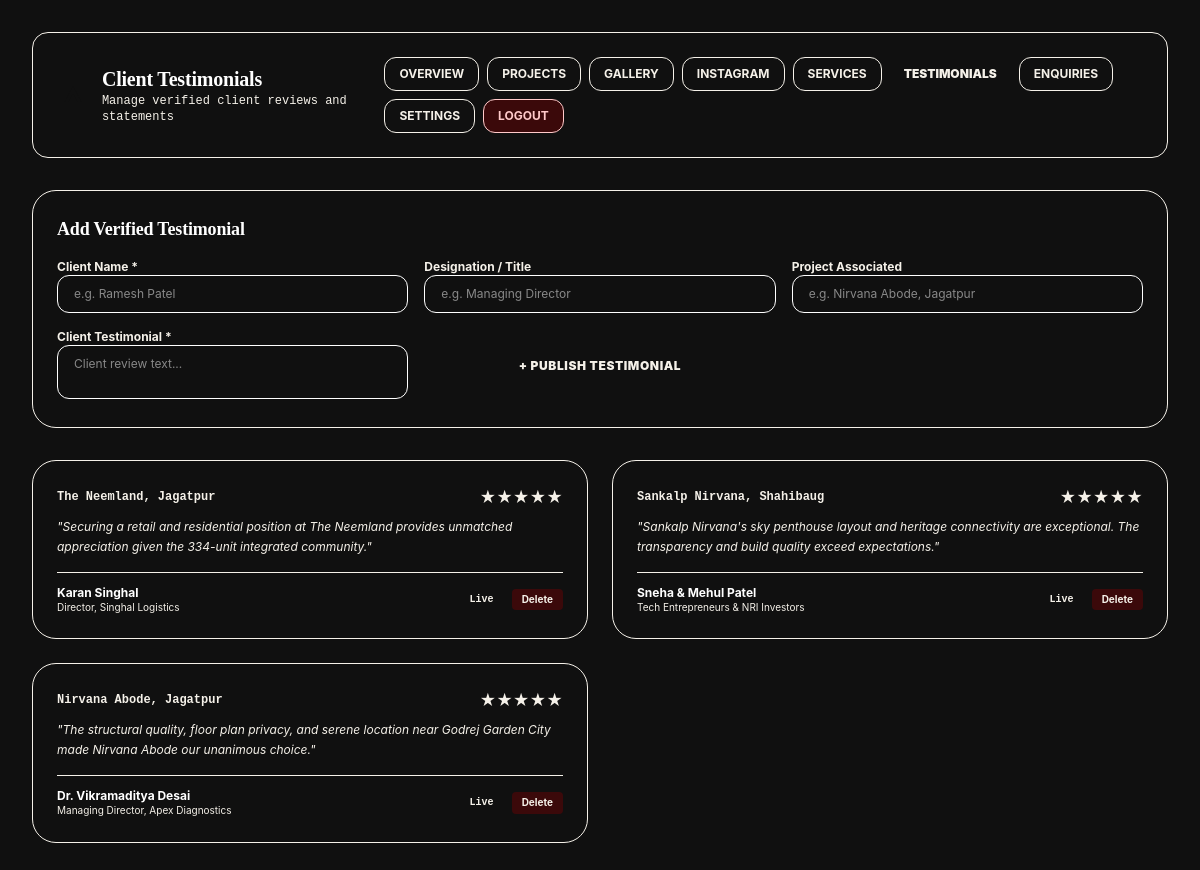
Page /admin/testimonials.php (signed in) on the committed database.
### tables this page shows
CREATE TABLE `testimonials` (
  `id` int(11) NOT NULL AUTO_INCREMENT,
  `client_name` varchar(100) NOT NULL,
  `designation` varchar(150) NOT NULL,
  `project_name` varchar(150) NOT NULL,
  `comment` text NOT NULL,
  `rating` tinyint(1) NOT NULL DEFAULT 5,
  `is_published` tinyint(1) NOT NULL DEFAULT 1,
  `created_at` datetime NOT NULL DEFAULT CURRENT_TIMESTAMP,
  PRIMARY KEY (`id`)
);

### admin/testimonials.php (the view, shortened to what this page needs)
<?php
$pdo = getDBConnection();
$testimonials = $pdo->query("SELECT * FROM testimonials ORDER BY id DESC")->fetchAll();
?>
<!DOCTYPE html>
<html lang="en">
<head>
  <link rel="stylesheet" href="<?= BASE_URL ?>/assets/css/style.css">
</head>
<body class="bg-[#101010] text-[#F5F1E9] min-h-screen p-4 sm:p-8">
  <div class="max-w-7xl mx-auto space-y-8">
    <div class="p-6 rounded-2xl bg-[#191919] border border-[#C6A46A]/30 flex flex-col md:flex-row items-center justify-between gap-4">
      <div class="flex items-center gap-3">
        <div class="w-10 h-10 rounded-xl bg-[#C6A46A] text-[#101010] flex items-center justify-center font-bold">
          <svg viewBox="0 0 100 100" class="w-6 h-6" fill="none" xmlns="http://www.w3.org/2000/svg">
            <path d="M50 12 L84 78 H68 L50 42 L32 78 H16 L50 12 Z" fill="#101010" />
          </svg>
        </div>
        <div>
          <h1 class="text-xl font-serif font-bold text-white">Client Testimonials</h1>
          <p class="text-xs text-[#A5A5A5] font-mono">Manage verified client reviews and statements</p>
        </div>
      </div>
      <div class="flex flex-wrap items-center gap-2">
        <a href="index.php" class="px-3.5 py-2 rounded-xl bg-[#101010] text-[#D9BD87] border border-[#C6A46A]/30 text-xs font-bold uppercase">Overview</a>
        <a href="projects.php" class="px-3.5 py-2 rounded-xl bg-[#101010] text-[#D9BD87] border border-[#C6A46A]/30 text-xs font-bold uppercase">Projects</a>
        <a href="gallery.php" class="px-3.5 py-2 rounded-xl bg-[#101010] text-[#D9BD87] border border-[#C6A46A]/30 text-xs font-bold uppercase">Gallery</a>
        <a href="instagram.php" class="px-3.5 py-2 rounded-xl bg-[#101010] text-[#D9BD87] border border-[#C6A46A]/30 text-xs font-bold uppercase">Instagram</a>
        <a href="services.php" class="px-3.5 py-2 rounded-xl bg-[#101010] text-[#D9BD87] border border-[#C6A46A]/30 text-xs font-bold uppercase">Services</a>
        <a href="testimonials.php" class="px-3.5 py-2 rounded-xl bg-[#C6A46A] text-[#101010] font-black text-xs uppercase">Testimonials</a>
        <a href="enquiries.php" class="px-3.5 py-2 rounded-xl bg-[#101010] text-[#D9BD87] border border-[#C6A46A]/30 text-xs font-bold uppercase">Enquiries</a>
        <a href="settings.php" class="px-3.5 py-2 rounded-xl bg-[#101010] text-[#D9BD87] border border-[#C6A46A]/30 text-xs font-bold uppercase">Settings</a>
        <a href="logout.php" class="px-3.5 py-2 rounded-xl bg-red-950/80 text-red-200 border border-red-500/40 text-xs font-bold uppercase">Logout</a>
      </div>
    </div>
    <div class="p-6 rounded-3xl bg-[#191919] border border-[#C6A46A]/30 space-y-4">
      <h3 class="text-lg font-serif font-bold text-white">Add Verified Testimonial</h3>
      <form method="POST" class="grid grid-cols-1 sm:grid-cols-3 gap-4 text-xs">
        <div class="space-y-1">
          <label class="font-bold text-[#D9BD87]">Client Name *</label>
          <input type="text" name="client_name" required placeholder="e.g. Ramesh Patel" class="w-full bg-[#101010] border border-[#C6A46A]/30 rounded-xl px-4 py-2.5 text-white">
        </div>
        <div class="space-y-1">
          <label class="font-bold text-[#D9BD87]">Designation / Title</label>
          <input type="text" name="designation" placeholder="e.g. Managing Director" class="w-full bg-[#101010] border border-[#C6A46A]/30 rounded-xl px-4 py-2.5 text-white">
        </div>
        <div class="space-y-1">
          <label class="font-bold text-[#D9BD87]">Project Associated</label>
          <input type="text" name="project_name" placeholder="e.g. Nirvana Abode, Jagatpur" class="w-full bg-[#101010] border border-[#C6A46A]/30 rounded-xl px-4 py-2.5 text-white">
        </div>
        <div class="space-y-1 sm:col-span-2">
          <label class="font-bold text-[#D9BD87]">Client Testimonial *</label>
          <textarea name="comment" rows="2" required placeholder="Client review text..." class="w-full bg-[#101010] border border-[#C6A46A]/30 rounded-xl px-4 py-2.5 text-white resize-none"></textarea>
        </div>
        <div class="flex items-end">
          <button type="submit" class="w-full py-3 rounded-xl bg-gradient-to-r from-[#D9BD87] via-[#C6A46A] to-[#997825] text-[#101010] font-black uppercase tracking-wider">
            + Publish Testimonial
          </button>
        </div>
      </form>
    </div>
    <div class="grid grid-cols-1 md:grid-cols-2 gap-6">
      <?php foreach ($testimonials as $t): ?>
        <div class="p-6 rounded-3xl bg-[#191919] border border-[#C6A46A]/20 flex flex-col justify-between space-y-4">
          <div class="space-y-2">
            <div class="flex items-center justify-between">
              <span class="text-xs font-mono text-[#D9BD87] font-bold"><?= htmlspecialchars($t['project_name']) ?></span>
              <span class="text-[#C6A46A]">★★★★★</span>
            </div>
            <p class="text-xs text-[#F5F1E9] italic leading-relaxed">
              "<?= htmlspecialchars($t['comment']) ?>"
            </p>
          </div>
          <div class="pt-3 border-t border-[#101010] flex items-center justify-between text-xs">
            <div>
              <h5 class="font-bold text-white"><?= htmlspecialchars($t['client_name']) ?></h5>
              <p class="text-[10px] text-[#A5A5A5]"><?= htmlspecialchars($t['designation']) ?></p>
            </div>
            <div class="flex items-center gap-2">
              <form method="POST" class="inline">
                <button type="submit" class="px-2.5 py-1 rounded text-[10px] font-mono <?= $t['is_published'] ? 'bg-[#C6A46A] text-[#101010] font-bold' : 'bg-[#101010] text-[#A5A5A5]' ?>">
                  <?= $t['is_published'] ? 'Live' : 'Hidden' ?>
                </button>
              </form>
              <form method="POST" class="inline" onsubmit="return confirm('Delete this review?');">
                <button type="submit" class="px-2.5 py-1 rounded bg-red-950/80 text-red-300 text-[10px] font-bold">Delete</button>
              </form>
            </div>
          </div>
        </div>
      <?php endforeach; ?>
    </div>
  </div>
</body>
</html>

### assets/css/style.css (style rules this page uses)
:root { --bg-deep-black: #101010; --bg-charcoal: #191919; --gold-champagne: #C6A46A; --gold-light: #D9BD87; --gold-dark: #997825; --text-ivory: #F5F1E9; --text-white: #FFFFFF; --text-secondary: #A5A5A5; }
body { background-color: var(--bg-deep-black) !important; color: var(--text-ivory) !important; font-family: 'Inter', 'Plus Jakarta Sans', sans-serif; }
h1, h2, h3, .font-serif, .font-display-luxury { font-family: 'Playfair Display', 'Cormorant Garamond', 'Cinzel', serif; letter-spacing: -0.01em; }

### rows in the picture
testimonials: project_name "The Neemland, Jagatpur", comment "Securing a retail and residential position at The Neemland provides unmatched appreciation given the 334-unit integrated community.", client_name "Karan Singhal", designation "Director, Singhal Logistics", is_published "Live"
testimonials: project_name "Sankalp Nirvana, Shahibaug", comment "Sankalp Nirvana's sky penthouse layout and heritage connectivity are exceptional. The transparency and build quality exceed expectations.", client_name "Sneha & Mehul Patel", designation "Tech Entrepreneurs & NRI Investors", is_published "Live"
testimonials: project_name "Nirvana Abode, Jagatpur", comment "The structural quality, floor plan privacy, and serene location near Godrej Garden City made Nirvana Abode our unanimous choice.", client_name "Dr. Vikramaditya Desai", designation "Managing Director, Apex Diagnostics", is_published "Live"
